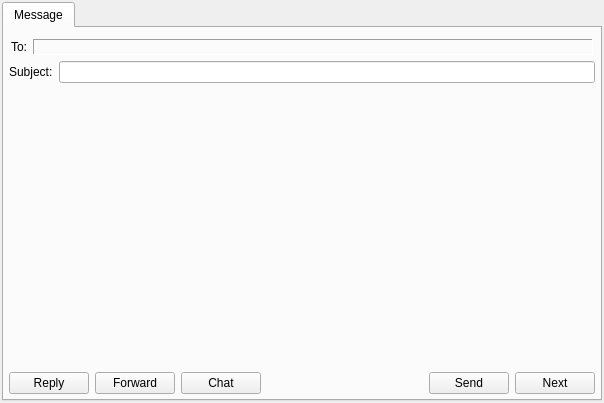
<?xml version="1.0" encoding="UTF-8"?>
<ui version="4.0">
 <class>MessageWindowClass</class>
 <widget class="QMainWindow" name="MessageWindowClass">
  <property name="geometry">
   <rect>
    <x>0</x>
    <y>0</y>
    <width>604</width>
    <height>403</height>
   </rect>
  </property>
  <property name="iconSize">
   <size>
    <width>16</width>
    <height>16</height>
   </size>
  </property>
  <property name="dockNestingEnabled">
   <bool>true</bool>
  </property>
  <widget class="QWidget" name="centralWidget">
   <layout class="QHBoxLayout" name="horizontalLayout_2">
    <property name="margin">
     <number>2</number>
    </property>
    <item>
     <widget class="QTabWidget" name="wdtTabs">
      <property name="currentIndex">
       <number>0</number>
      </property>
      <widget class="QWidget" name="tabMessage">
       <attribute name="title">
        <string>Message</string>
       </attribute>
       <layout class="QVBoxLayout" name="verticalLayout">
        <property name="margin">
         <number>5</number>
        </property>
        <item>
         <widget class="QWidget" name="wdtInfo" native="true"/>
        </item>
        <item>
         <widget class="QWidget" name="wdtReceivers" native="true">
          <property name="sizePolicy">
           <sizepolicy hsizetype="Ignored" vsizetype="Preferred">
            <horstretch>0</horstretch>
            <verstretch>0</verstretch>
           </sizepolicy>
          </property>
          <layout class="QHBoxLayout">
           <property name="leftMargin">
            <number>2</number>
           </property>
           <property name="topMargin">
            <number>0</number>
           </property>
           <property name="rightMargin">
            <number>2</number>
           </property>
           <property name="bottomMargin">
            <number>0</number>
           </property>
           <item>
            <widget class="QLabel" name="lblReceiversLabel">
             <property name="text">
              <string>To:</string>
             </property>
            </widget>
           </item>
           <item>
            <widget class="QLabel" name="lblReceivers">
             <property name="sizePolicy">
              <sizepolicy hsizetype="Expanding" vsizetype="Preferred">
               <horstretch>0</horstretch>
               <verstretch>0</verstretch>
              </sizepolicy>
             </property>
             <property name="frameShape">
              <enum>QFrame::Panel</enum>
             </property>
             <property name="frameShadow">
              <enum>QFrame::Sunken</enum>
             </property>
             <property name="text">
              <string/>
             </property>
             <property name="wordWrap">
              <bool>true</bool>
             </property>
             <property name="margin">
              <number>2</number>
             </property>
            </widget>
           </item>
          </layout>
         </widget>
        </item>
        <item>
         <widget class="QWidget" name="wdtSubject" native="true">
          <layout class="QHBoxLayout" name="horizontalLayout">
           <property name="margin">
            <number>0</number>
           </property>
           <item>
            <widget class="QLabel" name="lblSubject">
             <property name="text">
              <string>Subject:</string>
             </property>
             <property name="buddy">
              <cstring>lneSubject</cstring>
             </property>
            </widget>
           </item>
           <item>
            <widget class="QLineEdit" name="lneSubject"/>
           </item>
          </layout>
          <zorder>lneSubject</zorder>
          <zorder>lblSubject</zorder>
         </widget>
        </item>
        <item>
         <widget class="QWidget" name="wdtToolBar" native="true"/>
        </item>
        <item>
         <widget class="QWidget" name="historyWidget" native="true"/>
        </item>
        <item>
         <widget class="QWidget" name="wdtMessage" native="true">
          <property name="sizePolicy">
           <sizepolicy hsizetype="Expanding" vsizetype="Expanding">
            <horstretch>0</horstretch>
            <verstretch>0</verstretch>
           </sizepolicy>
          </property>
         </widget>
        </item>
        <item>
         <widget class="QWidget" name="wdtButtons" native="true">
          <layout class="QHBoxLayout">
           <property name="margin">
            <number>0</number>
           </property>
           <item>
            <widget class="QPushButton" name="pbtReply">
             <property name="text">
              <string>Reply</string>
             </property>
            </widget>
           </item>
           <item>
            <widget class="QPushButton" name="pbtForward">
             <property name="text">
              <string>Forward</string>
             </property>
            </widget>
           </item>
           <item>
            <widget class="QPushButton" name="pbtChat">
             <property name="text">
              <string>Chat</string>
             </property>
            </widget>
           </item>
           <item>
            <spacer>
             <property name="orientation">
              <enum>Qt::Horizontal</enum>
             </property>
             <property name="sizeHint" stdset="0">
              <size>
               <width>40</width>
               <height>20</height>
              </size>
             </property>
            </spacer>
           </item>
           <item>
            <widget class="QPushButton" name="pbtSend">
             <property name="text">
              <string>Send</string>
             </property>
            </widget>
           </item>
           <item>
            <widget class="QPushButton" name="pbtNext">
             <property name="text">
              <string>Next</string>
             </property>
            </widget>
           </item>
          </layout>
         </widget>
        </item>
       </layout>
      </widget>
     </widget>
    </item>
   </layout>
  </widget>
 </widget>
 <layoutdefault spacing="6" margin="11"/>
 <tabstops>
  <tabstop>wdtTabs</tabstop>
  <tabstop>lneSubject</tabstop>
  <tabstop>pbtNext</tabstop>
  <tabstop>pbtSend</tabstop>
  <tabstop>pbtReply</tabstop>
  <tabstop>pbtChat</tabstop>
 </tabstops>
 <resources/>
 <connections/>
</ui>
